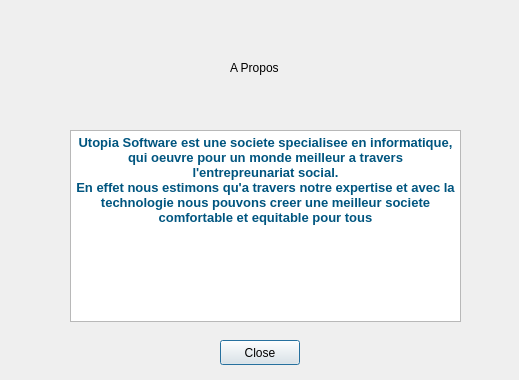
<?xml version="1.0" encoding="UTF-8"?>
<ui version="4.0">
 <class>Dialog</class>
 <widget class="QDialog" name="Dialog">
  <property name="geometry">
   <rect>
    <x>0</x>
    <y>0</y>
    <width>519</width>
    <height>380</height>
   </rect>
  </property>
  <property name="windowTitle">
   <string>Dialog</string>
  </property>
  <widget class="QLabel" name="LogoAbout">
   <property name="geometry">
    <rect>
     <x>40</x>
     <y>50</y>
     <width>56</width>
     <height>16</height>
    </rect>
   </property>
   <property name="text">
    <string/>
   </property>
  </widget>
  <widget class="QLabel" name="label_2">
   <property name="geometry">
    <rect>
     <x>230</x>
     <y>60</y>
     <width>56</width>
     <height>16</height>
    </rect>
   </property>
   <property name="text">
    <string>A Propos</string>
   </property>
  </widget>
  <widget class="QTextBrowser" name="textBrowser">
   <property name="geometry">
    <rect>
     <x>70</x>
     <y>130</y>
     <width>391</width>
     <height>192</height>
    </rect>
   </property>
   <property name="html">
    <string>&lt;!DOCTYPE HTML PUBLIC &quot;-//W3C//DTD HTML 4.0//EN&quot; &quot;http://www.w3.org/TR/REC-html40/strict.dtd&quot;&gt;
&lt;html&gt;&lt;head&gt;&lt;meta name=&quot;qrichtext&quot; content=&quot;1&quot; /&gt;&lt;style type=&quot;text/css&quot;&gt;
p, li { white-space: pre-wrap; }
&lt;/style&gt;&lt;/head&gt;&lt;body style=&quot; font-family:'MS Shell Dlg 2'; font-size:7.8pt; font-weight:400; font-style:normal;&quot;&gt;
&lt;p align=&quot;center&quot; style=&quot; margin-top:0px; margin-bottom:0px; margin-left:0px; margin-right:0px; -qt-block-indent:0; text-indent:0px;&quot;&gt;&lt;span style=&quot; font-family:'MS Shell Dlg 2'; font-size:10pt; font-weight:600; color:#00557f;&quot;&gt;Utopia Software est une societe specialisee en informatique, qui oeuvre pour un monde meilleur a travers l'entrepreunariat social.&lt;/span&gt;&lt;/p&gt;
&lt;p align=&quot;center&quot; style=&quot; margin-top:0px; margin-bottom:0px; margin-left:0px; margin-right:0px; -qt-block-indent:0; text-indent:0px;&quot;&gt;&lt;span style=&quot; font-family:'MS Shell Dlg 2'; font-size:10pt; font-weight:600; color:#00557f;&quot;&gt;En effet nous estimons qu'a travers notre expertise et avec la technologie nous pouvons creer une meilleur societe comfortable et equitable pour tous&lt;/span&gt;&lt;/p&gt;&lt;/body&gt;&lt;/html&gt;</string>
   </property>
  </widget>
  <widget class="QPushButton" name="CloseAbout">
   <property name="geometry">
    <rect>
     <x>220</x>
     <y>340</y>
     <width>80</width>
     <height>25</height>
    </rect>
   </property>
   <property name="text">
    <string>Close</string>
   </property>
  </widget>
 </widget>
 <resources/>
 <connections/>
</ui>
